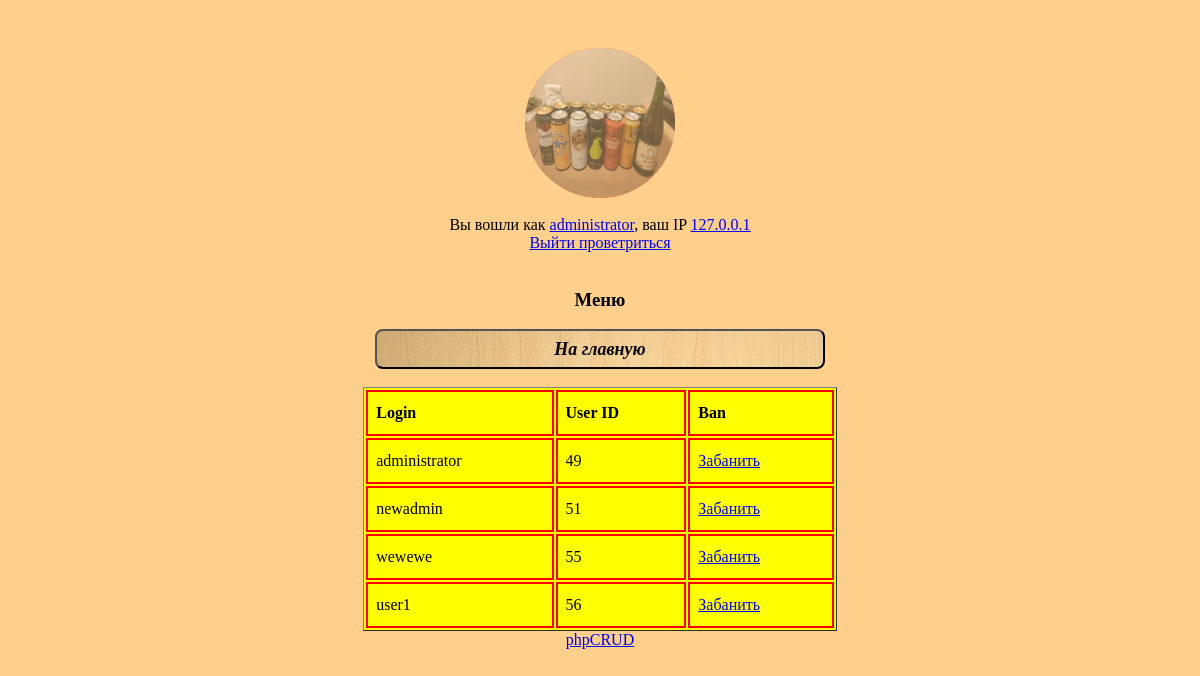
The page /members.php (signed in) on the database as committed earlier.
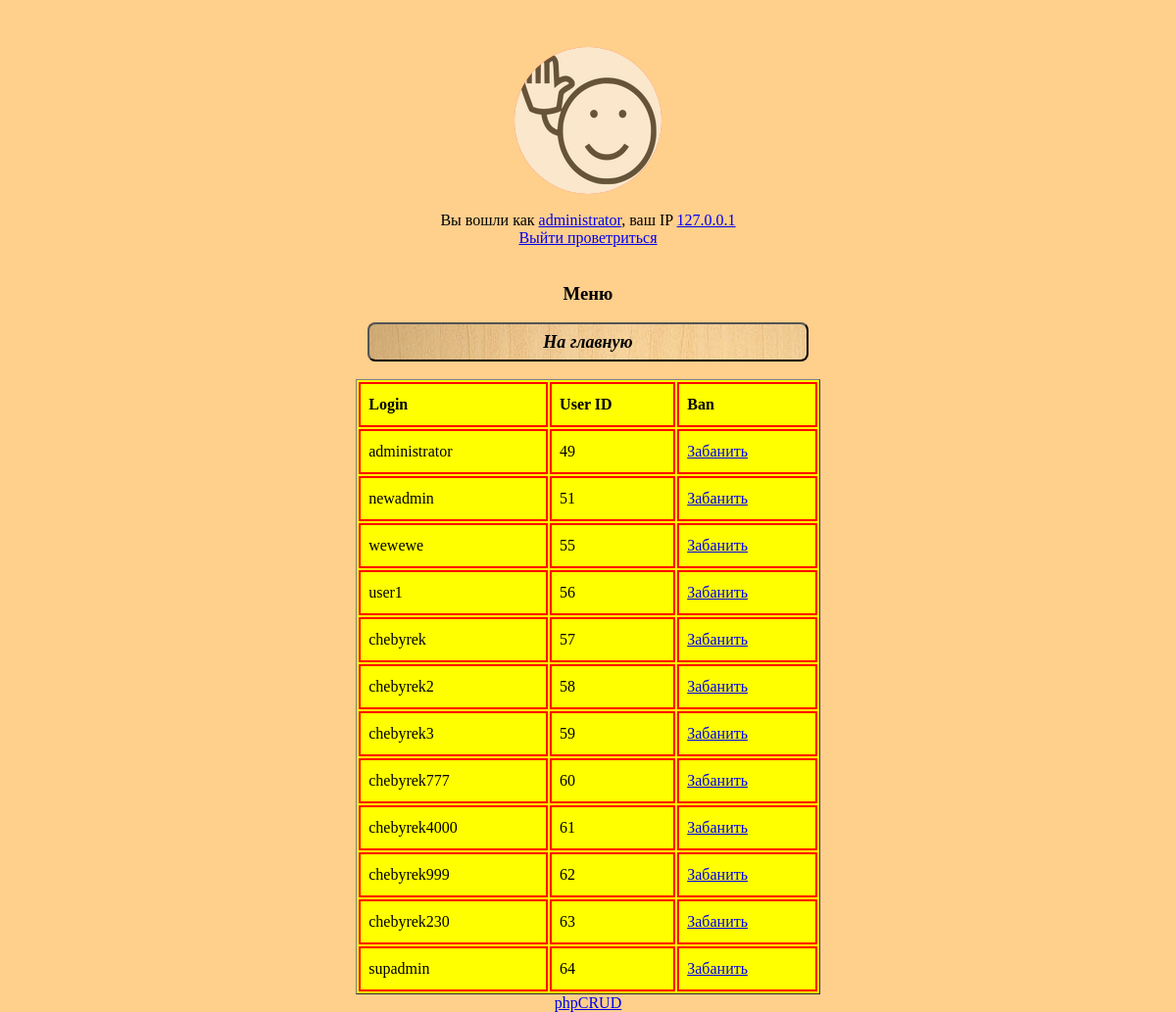
The same page on the database as committed later.
### tables this page shows
CREATE TABLE `user` (
  `login` text NOT NULL,
  `password` varchar(255) NOT NULL,
  `user_id` int(11) NOT NULL,
  `log` varchar(255) DEFAULT NULL,
  `role` varchar(15) NOT NULL,
  `ban` varchar(3) DEFAULT NULL,
  `userpic` varchar(255) DEFAULT NULL,
  `reg_date` varchar(10) DEFAULT NULL
);

### Models/config.php (called while the page is built, shortened)
<?php
function queryMysql($query) {
    $db_host='localhost';
    $db_name='cdrom';
    $db_login='root';
    $db_pass='vertrigo';
    $connect_mysql_base = new mysqli($db_host, $db_login, $db_pass, $db_name);
    $connect_mysql_base->set_charset("utf8");
    $result = $connect_mysql_base->query($query);
    return $result;
}

### Models/User.class.php (the view, shortened to what this page needs)
<?php
Class User
{
    private $role;
    private $current_user;
    private $client_ip;
    public function checkAuth()
    {
        if (empty($_SESSION['login']) || empty ($_SESSION['user_id']) || empty ($_SESSION['role'])) {
            require_once 'auth.php';
            return false;
        }
        else {
            $this->client_ip = $_SERVER['REMOTE_ADDR'];
            $this->current_user = $_SESSION['login'];
            $this->role = $_SESSION['role'];
        }
        return $this;
    }
    public function shortUserInfo()
    {
        $random_otvet = rand(1,5);
        switch ($random_otvet) {
            case 1:
                    $random_logout_text = "Выйти проветриться";
                    break;
        }
        if ($this->current_user != '') {
            $userpic = $this->getUserPic();
            echo "$userpic<br><br> Вы вошли как <a title = 'Нажмите для подробной информации' href='user.php'>$this->current_user</a>, ваш IP <a target='blank' href='https://ip.osnova.news/?ip=$this->client_ip'>$this->client_ip</a>";
            echo "<br><a href='?sign_out'>$random_logout_text</a><br><br>";
            return true;
        }
        else {
            echo "Вы не авторизованы.<br>";
            return false;
        }
    }
    public function checkAdmin()
    {
        if ($this->role == "admin") {
            return true;
        } else {return false;}
    }
    public function getMembersList()
    {
        if ($this->checkAdmin()) {
            echo "<div align='center'>";
            $s = queryMysql("SELECT * FROM user ORDER by user_id");
            echo "<table border='1' width='40%' bgcolor='yellow'>";
            echo "<tr><td><b>Login</b></td> <td><b>User ID</b></td> <td><b>Ban</b></td>";
            echo "</tr>";
            for ($c=0; $c<$s->num_rows; $c++) {
                echo "<tr>";
                $f = $s->fetch_array();
                $banned = $f['ban'];
                if ($banned == '') {
                        $banned = "<a href='?ban=$f[user_id]'>Забанить</a>";
                }
                else {$banned = "<a href='?unban=$f[user_id]'>Разбанить</a>";}
            echo "<td>$f[login]</td> <td>$f[user_id]</td><td>$banned</td>";
            echo "</tr>";
            }
            echo "</table>";
        }
        else {echo "Доступ запрещён";}
    }
    public function getUserPic()
    {
        $s = queryMysql("SELECT userpic FROM user WHERE login = '$this->current_user'");
        $f = $s->fetch_array();
        $path = "<a title='Смена аватара' href='upload_pic.php'><img class='avatar' width='150px' height='150px' src='$f[userpic]'></a>";
        return $path;
    }
}

### members.php (shortened to what this page needs)
<html>
<head>
	<link rel="stylesheet" type="text/css" href="styles/style.css">
</head>
<body>
<?php
$user = new User();
$user->shortUserInfo();
?>
<div align="center">
<h3>Меню </h3>
<form class="menu">
    <input class="menu" type="button" onclick="document.location='start.php'" value="На главную"><br>
</form>
</div>
<?php
$user->getMembersList();
require_once "footer.php";

### footer.php
<footer>
    <div align="center"> <a href="/php_crud_object/start.php">phpCRUD</a></div>
</footer>
</body>
</html>

### styles/style.css (style rules this page uses)
.menu { color:black; width:450px; height: 40px; background-image: url('../img/home2.jpg'); font-family:'Times New Roman', Times, serif; font-weight:bold; font-size:18px; font-style:italic; text-align:center; border-radius: 8px 8px 8px 8px; }
body { position:relative; top: 40px; background:#FFCF8C; color:#000000; text-align:center; }
.avatar { border-radius: 98px 98px 98px 98px; opacity: 0.6; background:red; }
td { border: 2px solid red; padding: 8px; padding-top: 12px; padding-bottom: 12px; text-align: left; background-color: #f8d43f8ffdb; color: black; }

Rows that differ between the two databases and show on the page:
changed user "administrator": userpic: a different picture
added user: login "chebyrek", user_id "57"
added user: login "chebyrek2", user_id "58"
added user: login "chebyrek3", user_id "59"
added user: login "chebyrek777", user_id "60"
added user: login "chebyrek4000", user_id "61"
added user: login "chebyrek999", user_id "62"
added user: login "chebyrek230", user_id "63"
added user: login "supadmin", user_id "64"
